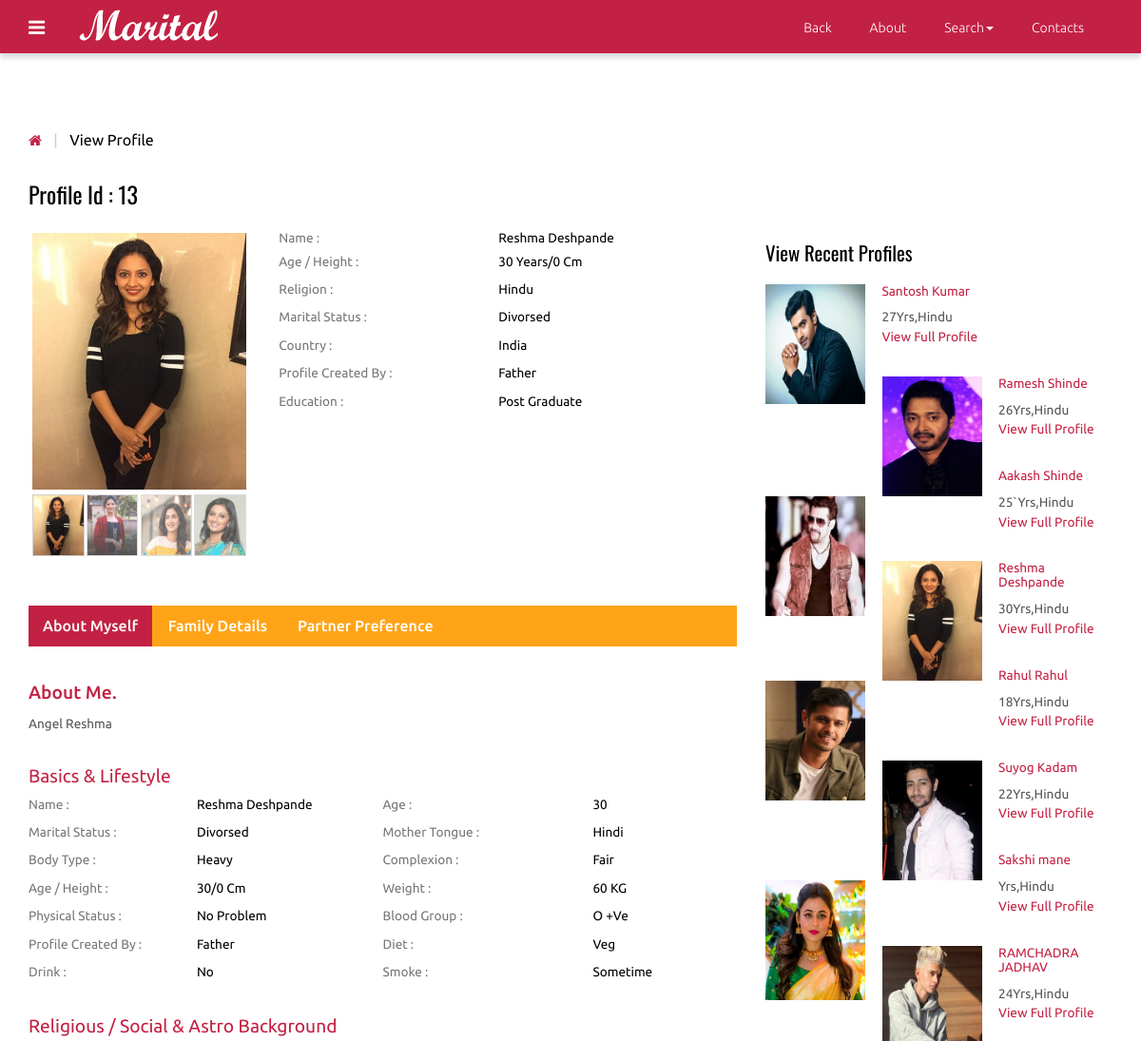
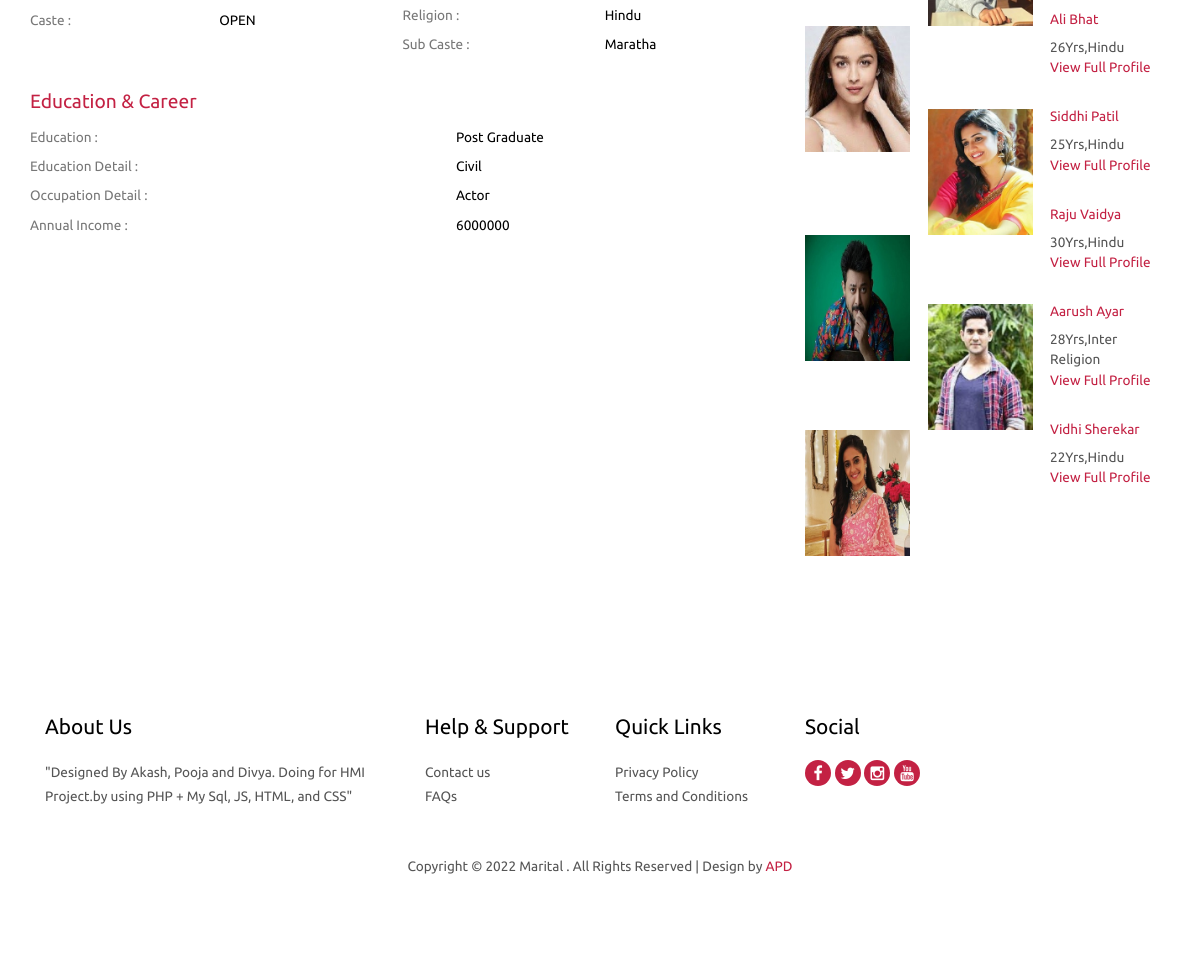
The page /view_profile.php?id=13 (signed in) on the database its author committed (2 pictures, top to bottom).
### tables this page shows
CREATE TABLE `photos` (
  `id` int(10) NOT NULL AUTO_INCREMENT,
  `cust_id` int(10) NOT NULL,
  `pic1` varchar(25) NOT NULL,
  `pic2` varchar(40) NOT NULL,
  `pic3` varchar(40) NOT NULL,
  `pic4` varchar(40) NOT NULL,
  PRIMARY KEY (`id`),
  UNIQUE KEY `cust_id` (`cust_id`)
);

CREATE TABLE `customer` (
  `id` int(10) NOT NULL AUTO_INCREMENT,
  `cust_id` int(5) NOT NULL,
  `email` varchar(60) NOT NULL,
  `age` varchar(10) NOT NULL,
  `height` int(10) NOT NULL,
  `sex` varchar(6) NOT NULL,
  `religion` varchar(20) NOT NULL,
  `caste` varchar(20) NOT NULL,
  `subcaste` varchar(20) NOT NULL,
  `district` varchar(20) NOT NULL,
  `state` varchar(20) NOT NULL,
  `country` varchar(10) NOT NULL,
  `maritalstatus` varchar(20) NOT NULL,
  `profilecreatedby` varchar(20) NOT NULL,
  `education` text NOT NULL,
  `education_sub` text NOT NULL,
  `firstname` text NOT NULL,
  `lastname` text NOT NULL,
  `body_type` text NOT NULL,
  `physical_status` text NOT NULL,
  `drink` varchar(8) NOT NULL,
  `mothertounge` text NOT NULL,
  `colour` varchar(20) NOT NULL,
  `weight` int(5) NOT NULL,
  `blood_group` varchar(5) NOT NULL,
  `diet` varchar(8) NOT NULL,
  `smoke` varchar(8) NOT NULL,
  `dateofbirth` date NOT NULL,
  `occupation` text NOT NULL,
  `occupation_descr` text NOT NULL,
  `annual_income` varchar(20) NOT NULL,
  `fathers_occupation` varchar(20) NOT NULL,
  `mothers_occupation` varchar(20) NOT NULL,
  `no_bro` int(5) NOT NULL,
  `no_sis` int(5) NOT NULL,
  `aboutme` text NOT NULL,
  `profilecreationdate` date NOT NULL,
  PRIMARY KEY (`id`),
  UNIQUE KEY `cust_id` (`cust_id`)
);

### functions.php (called while the page is built, shortened)
<?php
function mysqlexec($sql)
{
	$host = "localhost";
	$username = "root";
	$password = "";
	$db_name = "matrimony";
	$conn = mysqli_connect("$host", "$username", "$password") or die("cannot connect");
	mysqli_select_db($conn, "$db_name") or die("cannot select DB");
	if ($result = mysqli_query($conn, $sql)) {
		return $result;
	} else {
		echo mysqli_error($conn);
	}
}

### view_profile.php (the view, shortened to what this page needs)
<?php include_once("functions.php"); ?>
<?php
$id=$_GET['id'];
$profileid=$id;
$sql="SELECT * FROM customer WHERE cust_id = $id";
$result = mysqlexec($sql);
if($result){
$row=mysqli_fetch_assoc($result);
	$fname=$row['firstname'];
	$lname=$row['lastname'];
	$religion=$row['religion'];
	$caste = $row['caste'];
	$subcaste=$row['subcaste'];
	$country = $row['country'];
	$age=$row['age'];
	$maritalstatus=$row['maritalstatus'];
	$profileby=$row['profilecreatedby'];
	$education=$row['education'];
	$edudescr=$row['education_sub'];
	$bodytype=$row['body_type'];
	$physicalstatus=$row['physical_status'];
	$drink=$row['drink'];
	$smoke=$row['smoke'];
	$mothertounge=$row['mothertounge'];
	$bloodgroup=$row['blood_group'];
	$weight=$row['weight'];
	$height=$row['height'];
	$colour=$row['colour'];
	$diet=$row['diet'];
	$occupationdescr=$row['occupation_descr'];
	$income=$row['annual_income'];
	$aboutme=$row['aboutme'];
	$pic1="";
$sql2="SELECT * FROM photos WHERE cust_id = $profileid";
$result2 = mysqlexec($sql2);
if($result2){
	$row2=mysqli_fetch_array($result2);
	$pic1=$row2['pic1'];
}
}else{
	echo "<script>alert(\"Invalid Profile ID\")</script>";
}
?>
<!DOCTYPE HTML>
<html>
<head>
<link href="css/bootstrap-3.1.1.min.css" rel='stylesheet' type='text/css' />
<link href="css/style.css" rel='stylesheet' type='text/css' />
<link href="css/font-awesome.css" rel="stylesheet">
</head>
<body>
 <?php include_once("includes/navigation.php");?>
<div class="grid_3">
  <div class="container">
   <div class="breadcrumb1">
     <ul>
        <a href="index.php"><i class="fa fa-home home_1"></i></a>
        <span class="divider">&nbsp;|&nbsp;</span>
        <li class="current-page">View Profile</li>
     </ul>
   </div>
   <div class="profile">
   	 <div class="col-md-8 profile_left">
   	 	<h2>Profile Id : <?php echo $profileid;?></h2>
   	 	<div class="col_3">
   	        <div class="col-sm-4 row_2">
				<div class="flexslider">
					 <ul class="slides">
						<li data-thumb="profile/<?php echo $profileid;?>/<?php echo $pic1;?>">
							<img src="profile/<?php echo $profileid;?>/<?php echo $pic1;?>" />
						</li>
					 </ul>
				  </div>
			</div>
			<div class="col-sm-8 row_1">
				<table class="table_working_hours">
		        	<tbody>
		        		<tr class="opened_1">
							<td class="day_label">Name :</td>
							<td class="day_value"><?php echo $fname . " " .$lname; ?></td>
						</tr><tr class="opened_1">
							<td class="day_label">Age / Height :</td>
							<td class="day_value"><?php echo $age . " Years"; ?>/<?php echo $height . " Cm";?> </td>
						</tr>
					  	<tr class="opened">
							<td class="day_label">Religion :</td>
							<td class="day_value"><?php echo $religion;?></td>
						</tr>
					    <tr class="opened">
							<td class="day_label">Marital Status :</td>
							<td class="day_value"><?php echo $maritalstatus;?></td>
						</tr>
					    <tr class="opened">
							<td class="day_label">Country :</td>
							<td class="day_value"><?php echo $country;?></td>
						</tr>
					    <tr class="closed">
							<td class="day_label">Profile Created by :</td>
							<td class="day_value closed"><span><?php echo $profileby;?></span></td>
						</tr>
					    <tr class="closed">
							<td class="day_label">Education :</td>
							<td class="day_value closed"><span><?php echo $education;?></span></td>
						</tr>
				    </tbody>
				</table>
				</div>
			<div class="clearfix"> </div>
		</div>
		<div class="col_4">
		    <div class="bs-example bs-example-tabs" role="tabpanel" data-example-id="togglable-tabs">
			   <ul id="myTab" class="nav nav-tabs nav-tabs1" role="tablist">
				  <li role="presentation" class="active"><a href="#home" id="home-tab" role="tab" data-toggle="tab" aria-controls="home" aria-expanded="true">About Myself</a></li>
				  <li role="presentation"><a href="#profile" role="tab" id="profile-tab" data-toggle="tab" aria-controls="profile">Family Details</a></li>
				  <li role="presentation"><a href="#profile1" role="tab" id="profile-tab1" data-toggle="tab" aria-controls="profile1">Partner Preference</a></li>
			   </ul>
			   <div id="myTabContent" class="tab-content">
				  <div role="tabpanel" class="tab-pane fade in active" id="home" aria-labelledby="home-tab">
				    <div class="tab_box">
				    	<h1>About Me.</h1>
				    	<p><?php echo $aboutme; ?></p>
				    </div>
				    <div class="basic_1">
				    	<h3>Basics &amp; Lifestyle</h3>
				    	<div class="col-md-6 basic_1-left">
				    	  <table class="table_working_hours">
				        	<tbody>
				        		<tr class="opened_1">
									<td class="day_label">Name :</td>
									<td class="day_value"><?php echo $fname . " " .$lname; ?></td>
								</tr>
							    <tr class="opened">
									<td class="day_label">Marital Status :</td>
									<td class="day_value"><?php echo $maritalstatus;?></td>
								</tr>
							    <tr class="opened">
									<td class="day_label">Body Type :</td>
									<td class="day_value"><?php echo $bodytype;?></td>
								</tr>
							    <tr class="opened">
									<td class="day_label">Age / Height :</td>
									<td class="day_value"><?php echo $age; ?>/<?php echo $height;?> cm</td>
								</tr>
							    <tr class="opened">
									<td class="day_label">Physical Status :</td>
									<td class="day_value closed"><span><?php echo $physicalstatus;?></span></td>
								</tr>
							    <tr class="opened">
									<td class="day_label">Profile Created by :</td>
									<td class="day_value closed"><span><?php echo $profileby;?></span></td>
								</tr>
								<tr class="opened">
									<td class="day_label">Drink :</td>
									<td class="day_value closed"><span><?php echo $drink;?></span></td>
								</tr>
						    </tbody>
				          </table>
				         </div>
				         <div class="col-md-6 basic_1-left">
				          <table class="table_working_hours">
				        	<tbody>
				        		<tr class="opened_1">
									<td class="day_label">Age :</td>
									<td class="day_value"><?php echo $age;?></td>
								</tr>
							    <tr class="opened">
									<td class="day_label">Mother Tongue :</td>
									<td class="day_value"><?php echo $mothertounge;?></td>
								</tr>
							    <tr class="opened">
									<td class="day_label">Complexion :</td>
									<td class="day_value"><?php echo $colour;?></td>
								</tr>
							    <tr class="opened">
									<td class="day_label">Weight :</td>
									<td class="day_value"><?php echo $weight;?> KG</td>
								</tr>
							    <tr class="opened">
									<td class="day_label">Blood Group :</td>
									<td class="day_value"><?php echo $bloodgroup;?></td>
								</tr>
							    <tr class="closed">
									<td class="day_label">Diet :</td>
									<td class="day_value closed"><span><?php echo $diet;?></span></td>
								</tr>
							    <tr class="closed">
									<td class="day_label">Smoke :</td>
									<td class="day_value closed"><span><?php echo $smoke;?></span></td>
								</tr>
						    </tbody>
				        </table>
				        </div>
				        <div class="clearfix"> </div>
				    </div>
				    <div class="basic_1">
				    	<h3>Religious / Social & Astro Background</h3>
				    	<div class="col-md-6 basic_1-left">
				    	  <table class="table_working_hours">
				        	<tbody>
				        		<tr class="opened">
									<td class="day_label">Caste :</td>
									<td class="day_value"><?php echo $caste;?></td>
								</tr>
							</tbody>
				          </table>
				         </div>
				         <div class="col-md-6 basic_1-left">
				          <table class="table_working_hours">
				        	<tbody>
				        		<tr class="opened_1">
									<td class="day_label">Religion :</td>
									<td class="day_value"><?php echo $religion;?></td>
								</tr>
							    <tr class="opened">
									<td class="day_label">Sub Caste :</td>
									<td class="day_value"><?php echo $subcaste;?></td>
								</tr>
							</tbody>
				        </table>
				        </div>
				        <div class="clearfix"> </div>
				    </div>
				    <div class="basic_1 basic_2">
				    	<h3>Education & Career</h3>
				    	<div class="basic_1-left">
				    	  <table class="table_working_hours">
				        	<tbody>
				        		<tr class="opened">
									<td class="day_label">Education   :</td>
									<td class="day_value"><?php echo $education;?></td>
								</tr>
				        		<tr class="opened">
									<td class="day_label">Education Detail :</td>
									<td class="day_value"><?php echo $edudescr;?></td>
								</tr>
							    <tr class="opened">
									<td class="day_label">Occupation Detail :</td>
									<td class="day_value closed"><span><?php echo $occupationdescr;?></span></td>
								</tr>
							    <tr class="opened">
									<td class="day_label">Annual Income :</td>
									<td class="day_value closed"><span><?php echo $income;?></span></td>
								</tr>
							 </tbody>
				          </table>
				         </div>
				    </div>
				  </div>
		     </div>
		  </div>
	   </div>
   	 </div>
     <div class="col-md-4 profile_right">
        <div class="view_profile view_profile2">
        	<h3>View Recent Profiles</h3>
    <?php
     $sql="SELECT * FROM customer ORDER BY profilecreationdate ASC";
      $result=mysqlexec($sql);
      while($row=mysqli_fetch_assoc($result)){
            $profid=$row['cust_id'];
          $sql="SELECT * FROM photos WHERE cust_id=$profid";
          $result2=mysqlexec($sql);
          $photo=mysqli_fetch_assoc($result2);
          $pic=$photo['pic1'];
          echo "<ul class=\"profile_item\">";
            echo"<a href=\"view_profile.php?id={$profid}\">";
              echo "<li class=\"profile_item-img\"><img src=\"profile/". $profid."/".$pic ."\"" . "class=\"img-responsive\" alt=\"\"/></li>";
               echo "<li class=\"profile_item-desc\">";
                  echo "<h4>" . $row['firstname'] . " " . $row['lastname'] . "</h4>";
                  echo "<p>" . $row['age']. "Yrs," . $row['religion'] . "</p>";
                  echo "<h5>" . "View Full Profile" . "</h5>";
               echo "</li>";
      echo "</a>";
      echo "</ul>";
      }
     ?>
</div>
        </div>
       <div class="clearfix"> </div>
    </div>
  </div>
</div>
<?php include_once("footer.php");?>
<link rel="stylesheet" href="css/flexslider.css" type="text/css" media="screen" />
</body>
</html>

### css/style.css (style rules this page uses)
h4, h5, h6, h1, h2, h3 { margin-top: 0; }
ul, ol { margin: 0; }
p { margin: 0; }
html, body { font-family: 'Ubuntu', sans-serif; font-size: 100%; background:#fff; }
body a { transition:0.5s all; -webkit-transition:0.5s all; -moz-transition:0.5s all; -o-transition:0.5s all; -ms-transition:0.5s all; }
.nav-tabs > li > a, .nav-tabs > li > a:hover, .nav-tabs > li > a:focus, .nav-tabs > li.active > a, .nav-tabs > li.active > a:hover, .nav-tabs > li.active > a:focus { border: none; border-radius: 0; }
.breadcrumb1 { margin-bottom:2em; }
.breadcrumb1 ul { padding:0; margin:0; list-style:none; }
.breadcrumb1 li { position: relative; margin-right: 10px; padding-right: 10px; display: inline-block; color:#000; font-size:1em; }
i.home_1 { color:#c32143; font-size:15px; }
span.divider { padding: 0 5px; color: #ccc; }
.col-md-8.profile_left { padding-left: 0; }
.col-sm-4.row_2 { padding-left: 0; }
.profile_left h2 { color:#000; font-size:1.5em; margin-bottom:1em; font-family: 'Oswald', sans-serif; }
table.table_working_hours { width: 100%; }
.table_working_hours tr { border: 0; }
td.day_label { color: #777; padding:5px 0; }
.table_working_hours tr { color: #000; font-size: 0.85em; text-transform: capitalize; }
.table_working_hours tr.opened_1 td { padding: 0 0 5px; }
.col_3 { margin-bottom:3em; }
.nav-tabs1 { display: inline-block; border-bottom: none; font-weight: 500; background-color:#ffa417; width: 100%; padding: 0; margin-bottom: 2em; }
.nav-tabs1>li.active>a, .nav-tabs1>li.active>a:focus, .nav-tabs1>li.active>a:hover { color: #fff; background-color:#c32143; border:none; }
.nav-tabs1>li { margin-bottom:0; }
a#profile-tab, a#home-tab, a#profile-tab1 { color: #fff; }
.grid_3 { padding:5em 0; }
.tab_box { margin-bottom: 2em; }
.tab_box h1 { color:#c32143; font-size:1.2em; }
.tab_box p { color:#555; font-size:0.85em; line-height:1.8em; }
.basic_1-left { padding-left:0; }
.basic_1 { margin-bottom: 2em; }
.basic_1 h3 { color: #c32143; font-size: 1.2em; }
.basic_2 { margin-bottom:0; }
ul.profile_item { padding:0; margin:0 0 1.5em 0; list-style:none; }
ul.profile_item li.profile_item-img { width:30%; float:left; margin-right: 5%; }
.view_profile h3 { font-size:1.3em; color:#000; margin-bottom: 1em; font-family: 'Oswald', sans-serif; }
ul.profile_item li.profile_item-desc h4, ul.profile_item li.profile_item-desc h5 { color:#c32143; font-size:0.85em; }
ul.profile_item li.profile_item-desc { overflow:hidden; }
ul.profile_item li.profile_item-desc p { color:#555; font-size:0.85em; line-height:1.5em; margin-bottom: 3px; }
.view_profile2 { margin:4em 0 0 0; }
ul { padding: 0; list-style: none; }
.headings h1, h2,h3,h4,h5,h6 { font-weight:400; }

### css/flexslider.css (style rules this page uses)
.slides, .slides > li, .flex-control-nav, .flex-direction-nav { margin: 0; padding: 0; list-style: none; }
.flexslider { margin: 0; padding: 0; }
.flexslider .slides > li { display: none; -webkit-backface-visibility: hidden; }
.flexslider .slides img { width: 100%; display: block; }
.flexslider .slides:after { content: "\0020"; display: block; clear: both; visibility: hidden; line-height: 0; height: 0; }
.flexslider { background: #ffffff; border: 4px solid #ffffff; position: relative; zoom: 1; }
.flexslider .slides { zoom: 1; }
.flexslider .slides img { height: auto; }

### rows shown on the page
photos: pic1 (picture)
customer: firstname "Reshma", lastname "Deshpande", age "30", height "0", religion "Hindu", maritalstatus "Divorsed", country "India", profilecreatedby "Father", education "Post Graduate", aboutme "Angel Reshma", body_type "Heavy", physical_status "No Problem", drink "No", mothertounge "Hindi", colour "Fair", weight "60", blood_group "O +ve", diet "Veg", smoke "Sometime", caste "OPEN", subcaste "Maratha", education_sub "Civil", occupation_descr "Actor", annual_income "6000000", photos.pic1 (picture)
customer: photos.pic1 (picture), firstname "Santosh", lastname "Kumar", age "27", religion "Hindu"
customer: photos.pic1 (picture), firstname "Ramesh", lastname "Shinde", age "26", religion "Hindu"
customer: photos.pic1 (picture), firstname "Aakash", lastname "Shinde", age "25`", religion "Hindu"
customer: photos.pic1 (picture), firstname "Rahul", lastname "Rahul", age "18", religion "Hindu"
customer: photos.pic1 (picture), firstname "Suyog", lastname "Kadam", age "22", religion "Hindu"
customer: photos.pic1 (picture), firstname "Sakshi", lastname "mane", religion "Hindu"
customer: photos.pic1 (picture), firstname "RAMCHADRA", lastname "JADHAV", age "24", religion "Hindu"
customer: photos.pic1 (picture), firstname "Ali", lastname "Bhat", age "26", religion "Hindu"
customer: photos.pic1 (picture), firstname "Siddhi", lastname "Patil", age "25", religion "Hindu"
customer: photos.pic1 (picture), firstname "Raju", lastname "Vaidya", age "30", religion "Hindu"
customer: photos.pic1 (picture), firstname "Aarush", lastname "Ayar", age "28", religion "Inter Religion"
customer: photos.pic1 (picture), firstname "Vidhi", lastname "Sherekar", age "22", religion "Hindu"

### other values the page prints
$profileid "13"
